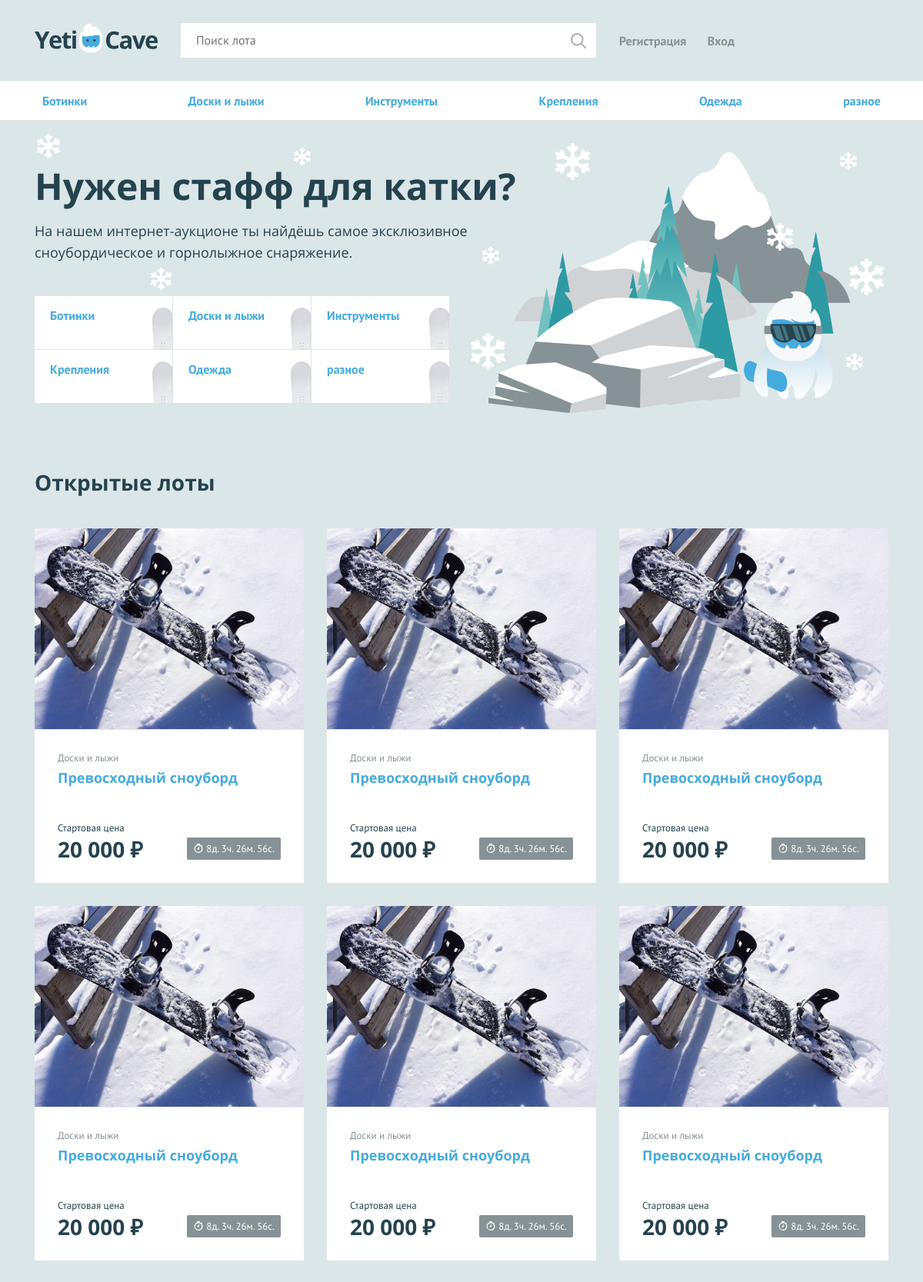
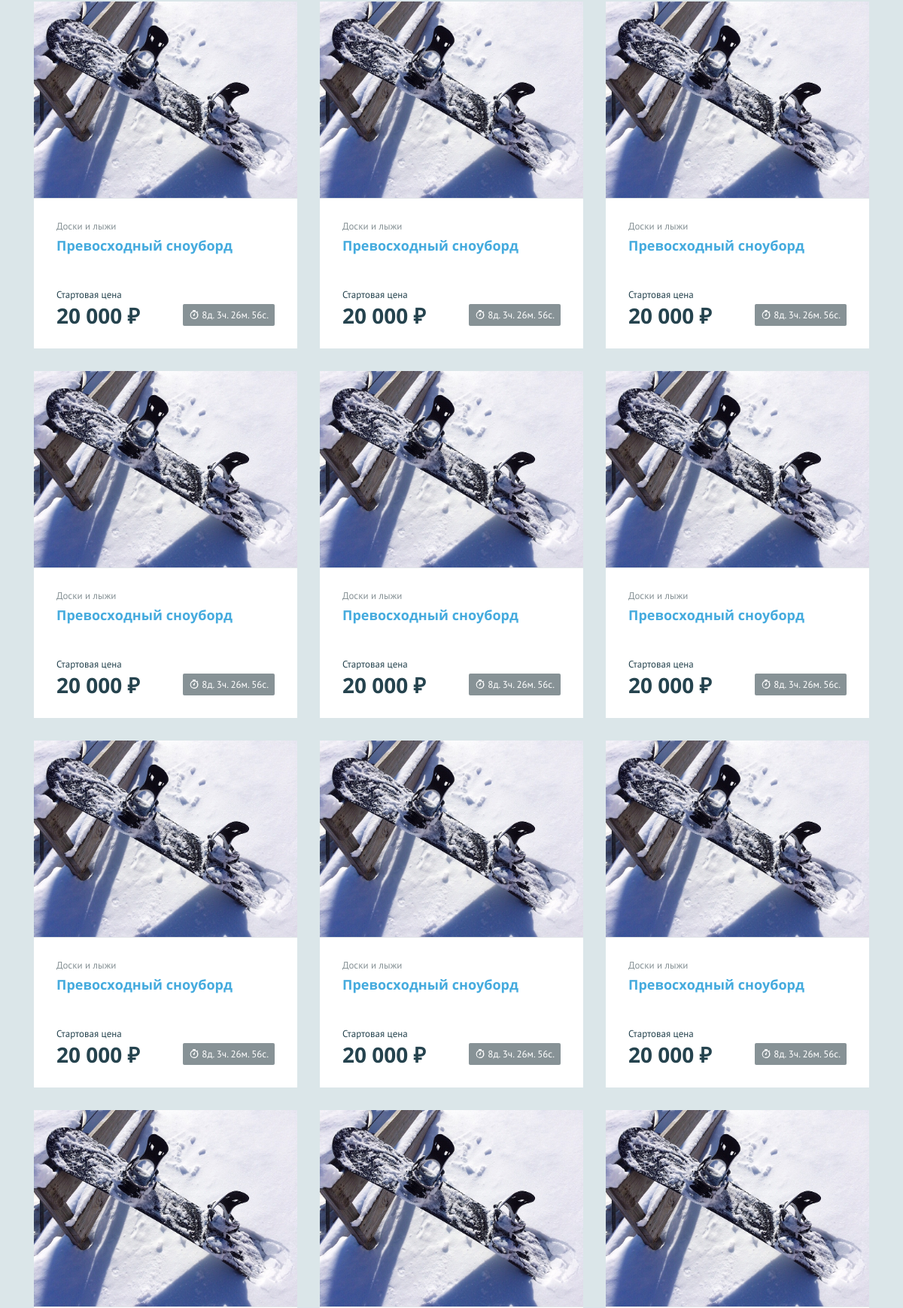
The page / (upper part) on the database its author committed (2 pictures, top to bottom).
### tables this page shows
CREATE TABLE categories (
  id   INT AUTO_INCREMENT PRIMARY KEY,
  name CHAR(64)
);

CREATE TABLE lots (
  id                 INT AUTO_INCREMENT PRIMARY KEY,
  creation_date_time DATETIME,
  name               CHAR(128),
  description        TEXT,
  image              CHAR(128),
  start_price        INT,
  end_date_time      DATETIME,
  bet_step           SMALLINT,
  category_id        INT,
  user_id            INT,
  winner_id          INT,
  price              INT,
  FOREIGN KEY (category_id) REFERENCES categories (id),
  FOREIGN KEY (user_id) REFERENCES users (id),
  FOREIGN KEY (winner_id) REFERENCES users (id)
);

### functions.php (called while the page is built, shortened)
<?php
function include_template($name, $data)
{
    $name = 'templates/' . $name;
    extract($data);
    require_once $name;
    $result = ob_get_clean();
    return $result;
}
function ruble_display($number)
{
    return number_format(ceil($number), 0, ".", " ") . ' ₽';
}
function timestamp_format($timestamp)
{
    $days = floor($timestamp / 86400);
    $remain_time = $timestamp - $days * 86400;
    $hours = floor($remain_time / 3600);
    $remain_time = $remain_time - $hours * 3600;
    $minutes = floor($remain_time / 60);
    $remain_time = $remain_time - $minutes * 60;
    $seconds = $remain_time;
    return $days . 'д. ' . $hours . 'ч. ' . $minutes . 'м. ' . $seconds . 'с.';
}

### data.php (called while the page is built, shortened)
<?php
$is_auth = 0;
$categories = [
    "Доски и лыжи", "Крепления", "Ботинки",
    "Одежда", "Инструменты", "Разное"];
$con = mysqli_connect("localhost", "root", "PasswordforMySQL", "Yeticave");
mysqli_set_charset($con, "utf8");
$categories_query = "SELECT id, name FROM categories GROUP BY name;";
$categories_result = mysqli_query($con, $categories_query);
$categories_query_array = mysqli_fetch_all($categories_result, MYSQLI_ASSOC);
$newlots_query = "SELECT lots.id AS lot_id, lots.name, lots.start_price, lots.image AS url, MAX(bets.price) AS price,
COUNT(bets.price) AS bets_num, creation_date_time, categories.name AS category, end_date_time, bets.id AS bet_id, lots.user_id
FROM lots
LEFT OUTER JOIN bets ON lots.id=bets.lot_id
JOIN categories ON lots.category_id=categories.id WHERE end_date_time>CURRENT_DATE GROUP BY lots.id
ORDER BY creation_date_time DESC;";
$newlots_result = mysqli_query($con, $newlots_query);
$newlots_query_array = mysqli_fetch_all($newlots_result, MYSQLI_ASSOC);

### templates/index.php (the view)
<main class="container">
    <section class="promo">
        <h2 class="promo__title">Нужен стафф для катки?</h2>
        <p class="promo__text">На нашем интернет-аукционе ты найдёшь самое эксклюзивное сноубордическое и горнолыжное
            снаряжение.</p>
        <ul class="promo__list">
            <?php foreach ($categories as $key => $val): ?>
                <li class="promo__item promo__item--boards">
                    <a class="promo__link" href="pages/all-lots.html"><?= $val['name']; ?></a>
                </li>
            <?php endforeach; ?>
        </ul>
    </section>
    <section class="lots">
        <div class="lots__header">
            <h2>Открытые лоты</h2>
        </div>
        <ul class="lots__list">
            <?php foreach ($adverts as $key => $val): ?>
                <li class="lots__item lot">
                    <div class="lot__image">
                        <img src="<?= htmlspecialchars($val['url']) ?>" width="350" height="260" alt="">
                    </div>
                    <div class="lot__info">
                        <span class="lot__category"><?= htmlspecialchars($val['category']) ?></span>
                        <h3 class="lot__title"><a class="text-link"
                                                  href="lot.php?lot_id=<?= $val['lot_id'] ?>"><?= htmlspecialchars($val['name']) ?></a>
                        </h3>
                        <div class="lot__state">
                            <div class="lot__rate">
                                <?php if (isset ($val['bet_id'])): ?>
                                    <span class="lot__amount"><?= $val['bets_num'] ?> ставок</span>
                                    <span class="lot__cost"><?= ruble_display(htmlspecialchars($val['price'])) ?> </span>
                                <?php else: ?>
                                    <span class="lot__amount">Стартовая цена</span>
                                    <span class="lot__cost"><?= ruble_display(htmlspecialchars($val['start_price'])) ?> </span>
                                <?php endif; ?>
                            </div>
                            <div class="lot__timer timer">
                                <?= timestamp_format(strtotime($val['end_date_time']) - time()) ?>
                            </div>
                        </div>
                    </div>
                </li>
            <?php endforeach; ?>
        </ul>
    </section>
</main>

### templates/layout.php (shortened to what this page needs)
<!DOCTYPE html>
<html lang="ru">
<head>
    <link href="css/normalize.min.css" rel="stylesheet">
    <link href="css/style.css" rel="stylesheet">
</head>
<body>
<div class="page-wrapper">
    <header class="main-header">
        <div class="main-header__container container">
            <a class="main-header__logo" href="index.php">
                <img src="img/logo.svg" width="160" height="39" alt="Логотип компании YetiCave">
            </a>
            <form class="main-header__search" method="get" action="search.php">
                <input type="search" name="search" placeholder="Поиск лота">
                <input class="main-header__search-btn" type="submit" name="">
            </form>
            <nav class="user-menu">
                <?php if (isset($_SESSION['user'])): ?>
                    <div class="user-menu__image">
                        <img src="<?= $_SESSION['user']['avatar'] ?>" width="40" height="40" alt="Пользователь">
                    </div>
                    <div class="user-menu__logged">
                        <p><?= htmlspecialchars($_SESSION['user']['name']) ?></p>
                        <a href="logout.php">Выход</a>
                    </div>
                <?php else: ?>
                    <ul class="user-menu__list">
                        <li class="user-menu__item">
                            <a href="sign-up.php">Регистрация</a>
                        </li>
                        <li class="user-menu__item">
                            <a href="login.php">Вход</a>
                        </li>
                    </ul>
                <?php endif; ?>
            </nav>
        </div>
    </header>
    <main>
        <nav class="nav">
            <ul class="nav__list container">
                <?php foreach ($categories as $key => $val): ?>
                    <li class="nav__item">
                        <a href="all-lots.html"><?= $val['name'] ?></a>
                    </li>
                <?php endforeach; ?>
            </ul>
        </nav>
        <?= $page_content; ?>
    </main>
</div>
</body>
</html>

### index.php (shortened to what this page needs)
<?php
require_once('functions.php');
require_once('data.php');
require_once('getwinner.php');
$page_name = 'Yeticave';
$page_content = include_template('index.php', ['categories' => $categories_query_array, 'adverts' => $newlots_query_array]);
$layout_content = include_template('layout.php', ['page_name' => $page_name, 'is_auth' => $is_auth, 'categories' => $categories_query_array,
    'page_content' => $page_content]);
print ($layout_content);

### rows shown on the page
categories: name "Ботинки"
categories: name "Доски и лыжи"
categories: name "Инструменты"
categories: name "Крепления"
categories: name "Одежда"
categories: name "разное"
lots: image (picture), category.name "Доски и лыжи", name "Превосходный сноуборд", start_price "20 000 ₽"
lots: image (picture), category.name "Доски и лыжи", name "Превосходный сноуборд", start_price "20 000 ₽"
lots: image (picture), category.name "Доски и лыжи", name "Превосходный сноуборд", start_price "20 000 ₽"
lots: image (picture), category.name "Доски и лыжи", name "Превосходный сноуборд", start_price "20 000 ₽"
lots: image (picture), category.name "Доски и лыжи", name "Превосходный сноуборд", start_price "20 000 ₽"
lots: image (picture), category.name "Доски и лыжи", name "Превосходный сноуборд", start_price "20 000 ₽"
lots: image (picture), category.name "Доски и лыжи", name "Превосходный сноуборд", start_price "20 000 ₽"
lots: image (picture), category.name "Доски и лыжи", name "Превосходный сноуборд", start_price "20 000 ₽"
lots: image (picture), category.name "Доски и лыжи", name "Превосходный сноуборд", start_price "20 000 ₽"
lots: image (picture), category.name "Доски и лыжи", name "Превосходный сноуборд", start_price "20 000 ₽"
lots: image (picture), category.name "Доски и лыжи", name "Превосходный сноуборд", start_price "20 000 ₽"
lots: image (picture), category.name "Доски и лыжи", name "Превосходный сноуборд", start_price "20 000 ₽"
lots: image (picture), category.name "Доски и лыжи", name "Превосходный сноуборд", start_price "20 000 ₽"
lots: image (picture), category.name "Доски и лыжи", name "Превосходный сноуборд", start_price "20 000 ₽"
lots: image (picture), category.name "Доски и лыжи", name "Превосходный сноуборд", start_price "20 000 ₽"
lots: image (picture)
lots: image (picture)
lots: image (picture)
